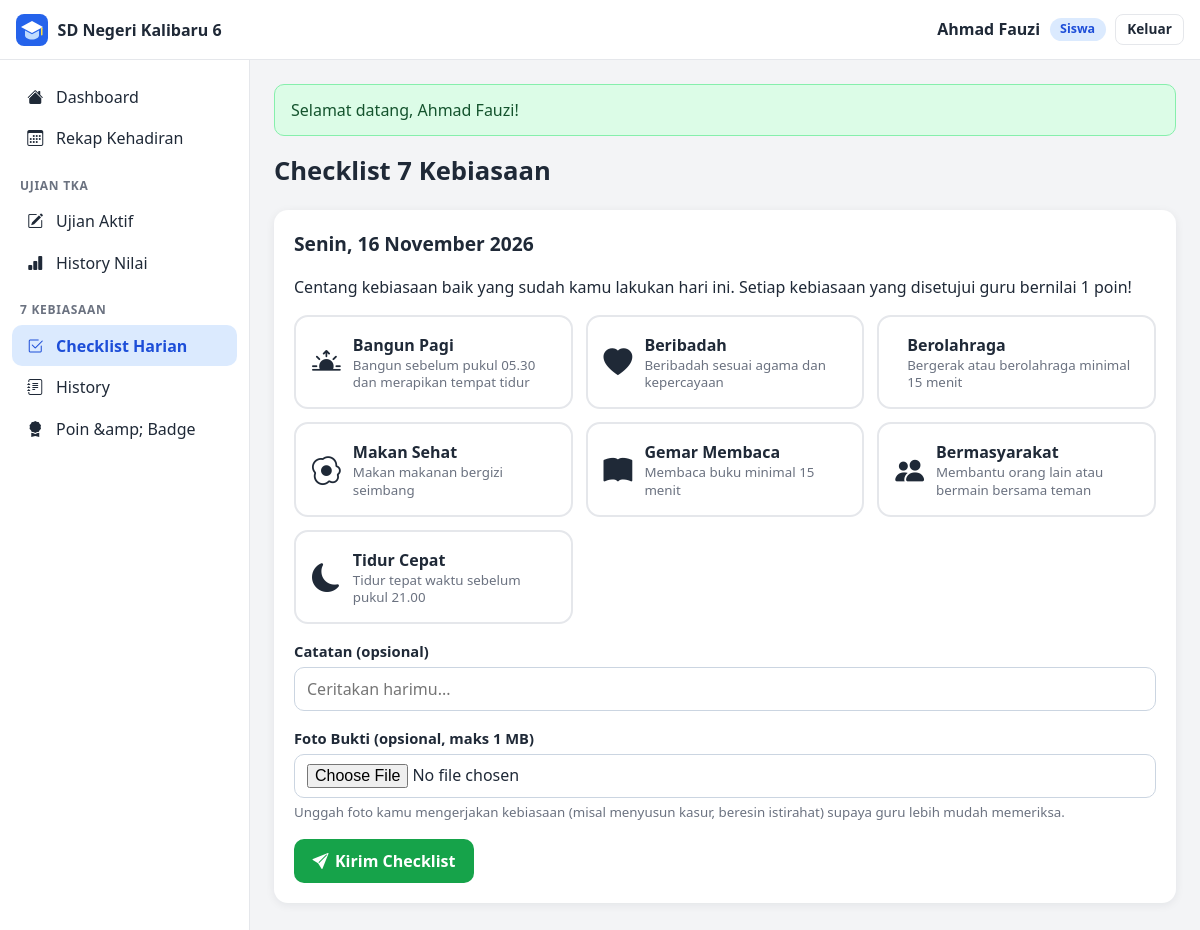
The page /siswa/kebiasaan.php (signed in) on the database its author committed.
### tables this page shows
CREATE TABLE siswa (
    id            INT UNSIGNED AUTO_INCREMENT PRIMARY KEY,
    user_id       INT UNSIGNED NOT NULL UNIQUE,
    nisn          VARCHAR(20) NOT NULL UNIQUE,
    nama          VARCHAR(100) NOT NULL,
    jenis_kelamin ENUM('L','P') NOT NULL,
    tanggal_lahir DATE NULL,
    alamat        VARCHAR(255) NULL,
    kelas_id      INT UNSIGNED NOT NULL,
    orang_tua_id  INT UNSIGNED NULL,
    status        ENUM('aktif','nonaktif') NOT NULL DEFAULT 'aktif',
    CONSTRAINT fk_siswa_user  FOREIGN KEY (user_id)      REFERENCES users(id)     ON DELETE CASCADE,
    CONSTRAINT fk_siswa_kelas FOREIGN KEY (kelas_id)     REFERENCES kelas(id),
    CONSTRAINT fk_siswa_ortu  FOREIGN KEY (orang_tua_id) REFERENCES orang_tua(id) ON DELETE SET NULL
);

CREATE TABLE kebiasaan (
    id             INT UNSIGNED AUTO_INCREMENT PRIMARY KEY,
    nama_kebiasaan VARCHAR(60) NOT NULL,
    deskripsi      VARCHAR(200) NULL
);

### includes/auth.php (called while the page is built, shortened)
<?php
require_once __DIR__ . '/../config/database.php';
function e($nilai): string
{
    return htmlspecialchars((string) $nilai, ENT_QUOTES, 'UTF-8');
}
function url(string $path = ''): string
{
    return BASE_URL . '/' . ltrim($path, '/');
}
function user(): ?array
{
    return $_SESSION['user'] ?? null;
}
function halaman_beranda(string $role): string
{
    switch ($role) {
        case 'siswa':    return url('siswa/dashboard.php');
    }
}
function wajib_login(): array
{
    $u = user();
    return $u;
}
function nama_role(string $role): string
{
    $label = ['admin' => 'Admin', 'guru' => 'Guru', 'siswa' => 'Siswa', 'orangtua' => 'Orang Tua'];
    return $label[$role] ?? $role;
}

### config/database.php (called while the page is built, shortened)
<?php
function db(): PDO
{
    static $pdo = null;
    if ($pdo === null) {
        try {
            $pdo = new PDO(
                'mysql:host=' . DB_HOST . ';dbname=' . DB_NAME . ';charset=utf8mb4',
                DB_USER,
                DB_PASS,
                [
                    PDO::ATTR_ERRMODE            => PDO::ERRMODE_EXCEPTION,
                    PDO::ATTR_DEFAULT_FETCH_MODE => PDO::FETCH_ASSOC,
                    PDO::ATTR_EMULATE_PREPARES   => false,
                    PDO::MYSQL_ATTR_INIT_COMMAND => "SET time_zone = '+07:00'",
                ]
            );
        } catch (PDOException $e) {
            error_log('Koneksi database gagal: ' . $e->getMessage());
            http_response_code(500);
            exit('Koneksi database gagal. Pastikan MySQL di XAMPP sudah Start dan database kkp_sd sudah diimpor.');
        }
    }
    return $pdo;
}

### includes/fungsi.php (called while the page is built, shortened)
<?php
function tgl_indo(?string $tanggal): string
{
    $t = strtotime($tanggal);
    return date('j', $t) . ' ' . NAMA_BULAN[(int) date('n', $t)] . ' ' . date('Y', $t);
}
function hari_tgl_indo(?string $tanggal): string
{
    return NAMA_HARI[(int) date('w', strtotime($tanggal))] . ', ' . tgl_indo($tanggal);
}
function siswa_login(): ?array
{
    $u = user();
    $st = db()->prepare('SELECT s.*, k.nama_kelas FROM siswa s JOIN kelas k ON k.id = s.kelas_id WHERE s.id = :id');
    $st->execute(['id' => $u['profil_id']]);
    return $st->fetch() ?: null;
}
    ob_start(); ?>
    <?php
function ikon_kebiasaan(int $id): string
{
    return ['<i class="bi bi-sunrise-fill"></i>', '<i class="bi bi-heart-fill"></i>', '<i class="bi bi-person-running"></i>', '<i class="bi bi-egg-fried"></i>', '<i class="bi bi-book-fill"></i>', '<i class="bi bi-people-fill"></i>', '<i class="bi bi-moon-fill"></i>'][($id - 1) % 7];
}

### siswa/kebiasaan.php (the view, shortened to what this page needs)
<?php
require_once __DIR__ . '/../includes/auth.php';
require_once __DIR__ . '/../includes/fungsi.php';
$siswa = siswa_login();
$sid = (int) $siswa['id'];
$hari_ini = date('Y-m-d');
$st = db()->prepare('SELECT * FROM jurnal_kebiasaan WHERE siswa_id = :s AND tanggal = :t');
$st->execute(['s' => $sid, 't' => $hari_ini]);
$jurnal = $st->fetch() ?: null;
$terkunci = $jurnal && $jurnal['status'] === 'disetujui';
$daftar_kebiasaan = db()->query('SELECT id, nama_kebiasaan, deskripsi FROM kebiasaan ORDER BY id')->fetchAll();
$verif = null;
require __DIR__ . '/../includes/header.php';
?>
<section class="card">
    <h2><?= e(hari_tgl_indo($hari_ini)) ?></h2>
    <?php if ($jurnal): ?>
        <p>Status jurnal hari ini: <?= pill_status_jurnal($jurnal['status']) ?></p>
        <?php if ($verif && in_array($jurnal['status'], ['disetujui', 'ditolak'], true)): ?>
            <?php if ($verif['apresiasi']): ?><div class="apresiasi"><i class="bi bi-star-fill"></i> <?= e($verif['apresiasi']) ?></div><?php endif; ?>
            <?php if ($verif['catatan']): ?><div class="apresiasi"><i class="bi bi-chat-fill"></i> Catatan guru: <?= e($verif['catatan']) ?></div><?php endif; ?>
        <?php endif; ?>
        <?php if ($jurnal['status'] === 'ditolak'): ?><p class="mt"><small>Perbaiki checklist sesuai catatan guru, lalu kirim ulang.</small></p><?php endif; ?>
    <?php else: ?>
        <p>Centang kebiasaan baik yang sudah kamu lakukan hari ini. Setiap kebiasaan yang disetujui guru bernilai 1 poin!</p>
    <?php endif; ?>
    <form method="post" enctype="multipart/form-data">
        <div class="habit-grid mt">
            <?php foreach ($daftar_kebiasaan as $k): ?>
                <label class="habit">
                    <span class="ikon"><?= ikon_kebiasaan((int) $k['id']) ?></span>
                    <span><strong><?= e($k['nama_kebiasaan']) ?></strong><small><?= e($k['deskripsi']) ?></small></span>
                </label>
            <?php endforeach; ?>
        </div>
        <div class="form-grup"><label for="catatan">Catatan (opsional)</label>
            <input type="text" id="catatan" name="catatan" maxlength="255" value="<?= e($jurnal['catatan_siswa'] ?? '') ?>" <?= $terkunci ? 'disabled' : '' ?> placeholder="Ceritakan harimu..."></div>
        <div class="form-grup"><label for="foto_jurnal">Foto Bukti (opsional, maks 1 MB)</label>
            <input type="file" id="foto_jurnal" name="foto_jurnal" accept="image/jpeg,image/png,image/webp,image/gif" <?= $terkunci ? 'disabled' : '' ?>>
            <small>Unggah foto kamu mengerjakan kebiasaan (misal menyusun kasur, beresin istirahat) supaya guru lebih mudah memeriksa.</small></div>
        <?php if (!$terkunci): ?>
            <button type="submit" class="btn btn-success"><?= $jurnal ? '<i class="bi bi-floppy-fill"></i> Perbarui Checklist' : '<i class="bi bi-send-fill"></i> Kirim Checklist' ?></button>
        <?php else: ?>
            <div class="flash flash-success">Jurnal hari ini sudah disetujui guru. Terima kasih! <i class="bi bi-stars"></i></div>
        <?php endif; ?>
    </form>
</section>
<?php require __DIR__ . '/../includes/footer.php'; ?>

### includes/navbar.php (shortened to what this page needs)
<header class="navbar">
    <a class="navbar-brand" href="<?= e(halaman_beranda($pengguna['role'])) ?>">
        <img src="<?= e(url('assets/images/logo.svg')) ?>" alt="" width="32" height="32">
        <span><?= e(APP_SEKOLAH) ?></span>
    </a>
    <div class="navbar-user">
        <span class="navbar-nama"><?= e($pengguna['nama']) ?></span>
        <span class="pill pill-biru"><?= e(nama_role($pengguna['role'])) ?></span>
        <a class="btn btn-light btn-sm" href="<?= e(url('auth/logout.php')) ?>">Keluar</a>
    </div>
</header>

### assets/css/style.css (style rules this page uses)
:root { --primary: #2563eb; --primary-gelap: #1d4ed8; --primary-muda: #dbeafe; --success: #16a34a; --success-muda: #dcfce7; --warning: #eab308; --warning-muda: #fef9c3; --danger: #dc2626; --danger-muda: #fee2e2; --abu-bg: #f3f4f6; --abu-garis: #e5e7eb; --abu-teks: #6b7280; --teks: #1f2937; --putih: #ffffff; --radius: 14px; --bayangan: 0 2px 10px rgba(17, 24, 39, .07); --lebar-sidebar: 250px; --tinggi-navbar: 60px; }
* { box-sizing: border-box; }
html { font-size: 16px; }
body { margin: 0; font-family: "Segoe UI", system-ui, -apple-system, "Helvetica Neue", Arial, sans-serif; background: var(--abu-bg); color: var(--teks); line-height: 1.5; }
a { color: var(--primary); text-decoration: none; }
h2 { font-size: 1.2rem; margin: 0 0 .75rem; }
img { max-width: 100%; }
small, .petunjuk { color: var(--abu-teks); }
.mt { margin-top: 1rem; }
.navbar { position: fixed; top: 0; left: 0; right: 0; z-index: 30; height: var(--tinggi-navbar); background: var(--putih); border-bottom: 1px solid var(--abu-garis); display: flex; align-items: center; gap: .75rem; padding: 0 1rem; }
.navbar-brand { display: flex; align-items: center; gap: .6rem; font-weight: 700; color: var(--teks); }
.navbar-user { margin-left: auto; display: flex; align-items: center; gap: .6rem; }
.navbar-nama { font-weight: 600; }
.card { background: var(--putih); border-radius: var(--radius); box-shadow: var(--bayangan); padding: 1.25rem; margin-bottom: 1.25rem; }
.card > h2:first-child, .card > h3:first-child { margin-top: 0; }
.btn { display: inline-flex; align-items: center; justify-content: center; gap: .4rem; padding: .55rem 1.1rem; border-radius: 10px; border: 1px solid transparent; font: inherit; font-weight: 600; cursor: pointer; text-decoration: none; background: var(--abu-bg); color: var(--teks); transition: transform .1s, filter .15s; }
.btn-success { background: var(--success); color: #fff; }
.btn-light { background: var(--putih); border-color: var(--abu-garis); color: var(--teks); }
.btn-sm { padding: .3rem .7rem; font-size: .85rem; border-radius: 8px; }
.form-grup { display: flex; flex-direction: column; gap: .3rem; margin-bottom: 1rem; }
.form-grup label { font-weight: 600; font-size: .92rem; }
input[type=text], input[type=password], input[type=email], input[type=number], input[type=date], input[type=month], input[type=datetime-local], input[type=search], input[type=file], select, textarea { width: 100%; padding: .55rem .75rem; font: inherit; color: inherit; border: 1px solid #cbd5e1; border-radius: 10px; background: #fff; }
.pill { display: inline-block; padding: .15rem .65rem; border-radius: 999px; font-size: .78rem; font-weight: 700; white-space: nowrap; }
.pill-biru { background: var(--primary-muda); color: var(--primary-gelap); }
.habit-grid { display: grid; grid-template-columns: repeat(auto-fill, minmax(230px, 1fr)); gap: .8rem; margin-bottom: 1rem; }
.habit { display: flex; align-items: center; gap: .75rem; padding: 1rem; border: 2px solid var(--abu-garis); border-radius: 14px; cursor: pointer; background: #fff; transition: border-color .15s, background .15s, transform .1s; }
.habit .ikon { font-size: 1.8rem; }
.habit strong { display: block; }
.habit small { display: block; line-height: 1.3; }

### rows shown on the page
siswa: nama "Ahmad Fauzi"
kebiasaan: nama_kebiasaan "Bangun Pagi", deskripsi "Bangun sebelum pukul 05.30 dan merapikan tempat tidur"
kebiasaan: nama_kebiasaan "Beribadah", deskripsi "Beribadah sesuai agama dan kepercayaan"
kebiasaan: nama_kebiasaan "Berolahraga", deskripsi "Bergerak atau berolahraga minimal 15 menit"
kebiasaan: nama_kebiasaan "Makan Sehat", deskripsi "Makan makanan bergizi seimbang"
kebiasaan: nama_kebiasaan "Gemar Membaca", deskripsi "Membaca buku minimal 15 menit"
kebiasaan: nama_kebiasaan "Bermasyarakat", deskripsi "Membantu orang lain atau bermain bersama teman"
kebiasaan: nama_kebiasaan "Tidur Cepat", deskripsi "Tidur tepat waktu sebelum pukul 21.00"

### other values the page prints
APP_SEKOLAH "SD Negeri Kalibaru 6"
nama_role($pengguna['role']) "Siswa"
$item[0] "Dashboard"
$item[0] "Rekap Kehadiran"
$item[0] "UJIAN TKA"
$item[0] "Ujian Aktif"
$item[0] "History Nilai"
$item[0] "7 KEBIASAAN"
$item[0] "Checklist Harian"
$item[0] "History"
$item[0] "Poin &amp; Badge"
$f['pesan'] "Selamat datang, Ahmad Fauzi!"
$judul "Checklist 7 Kebiasaan"
